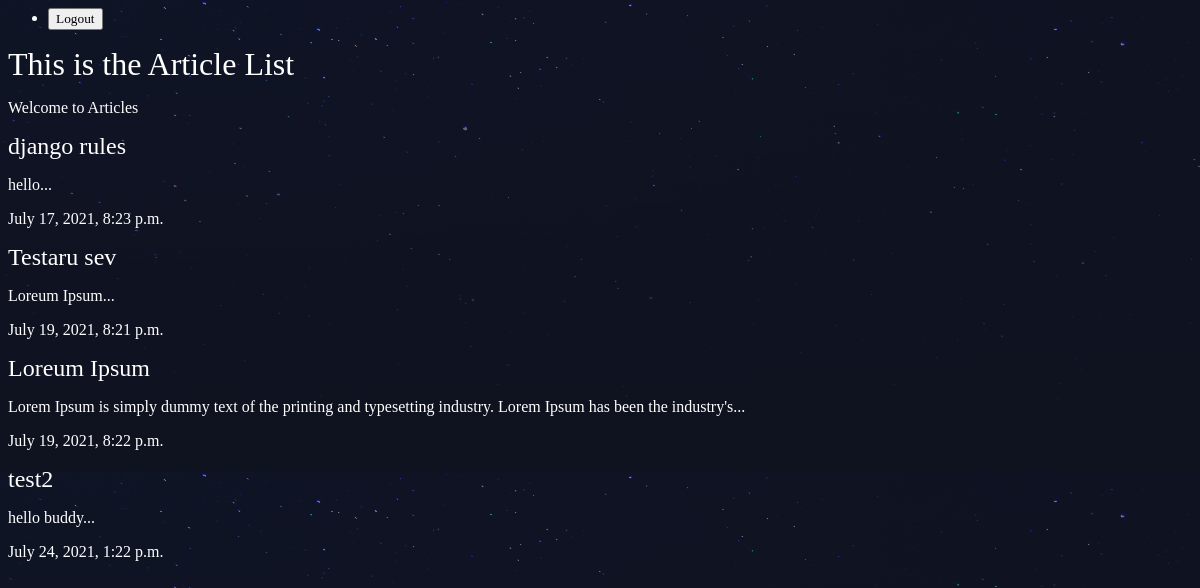
The app's page /articles/ with its own data.
### articles/models.py (models this page shows, shortened)
class Article(models.Model):
    title = models.CharField(max_length=200)
    slug = models.SlugField()
    body = models.TextField()
    date = models.DateTimeField(auto_now_add=True)
    thumbnail = models.ImageField(default='default.png',blank=True)
    def snippets(self):
        return self.body[:110]+ '...'

### articles/views.py (the view)
# urls.py: path(r'',views.article_list,name='list'),
def article_list(request):
    articles=Article.objects.all()
    return render(request,'articles/article_list.html',{'article':articles})

### articles/templates/articles/article_list.html
{% extends 'base.html' %}
{% block content %}
    <h1>This is the Article List</h1>
    <p>Welcome to Articles</p>
    <div class="articles">
        {% for art in article %}
            <div class="arti">
                <h2><a href="{% url 'articles:details' slug=art.slug %}">{{art.title}}</a></h2>
                <p>{{art.snippets}}</p>
                <p>{{art.date}}</p>
            </div>
        {% endfor %}
    </div>
{%endblock%}

### templates/base.html (shortened to what this page needs)
{% load static %}
<html>
    <head>
        <link rel="stylesheet" href="{% static 'styles.css'%}">
    </head>
    <body>
        <header>
            <nav>
                <ul>
                    <li>
                        <form class='logout link' action="{% url 'accounts:logout'%}" method='post'>
                            <button type="submit">Logout</button>
                        </form>
                    </li>
                </ul>
            </nav>
        </header>
        <div class="wrapper">
            {% block content %}
            {%endblock%}
        </div>
    </body>
    </html>

### Assets/styles.css (style rules this page uses)
body { background-color: #0f121f; background-image: url(/static/stars.png); color: #fff; }
body * { font-family: Ubuntu; }
h1, h2, h3, h4, h5 { font-weight: normal; margin: 0; }
a, a:hover, a:visited { color: #fff; text-decoration: none; }

### records on screen
Article: title "django rules", snippets "hello...", date "July 17, 2021, 8:23 p.m."
Article: title "Testaru sev", snippets "Loreum Ipsum...", date "July 19, 2021, 8:21 p.m."
Article: title "Loreum Ipsum", snippets "Lorem Ipsum is simply dummy text of the printing and typesetting industry. Lorem Ipsum has been the industry's...", date "July 19, 2021, 8:22 p.m."
Article: title "test2", snippets "hello buddy...", date "July 24, 2021, 1:22 p.m."
